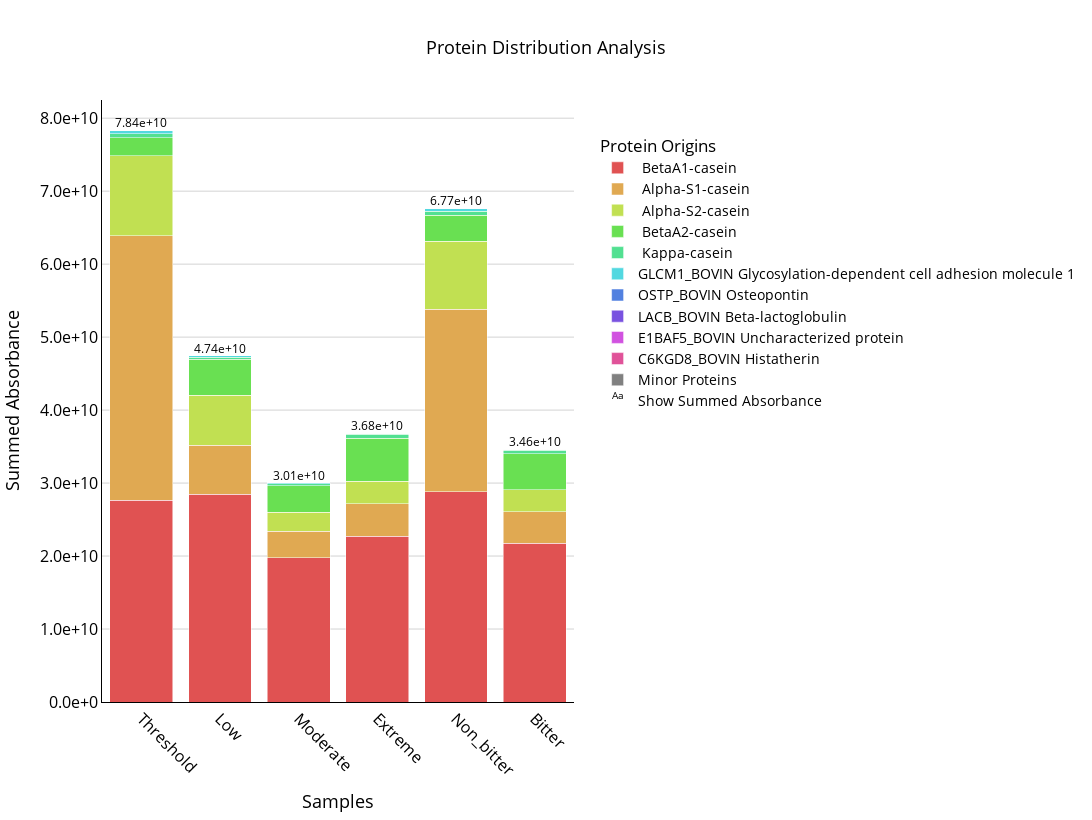
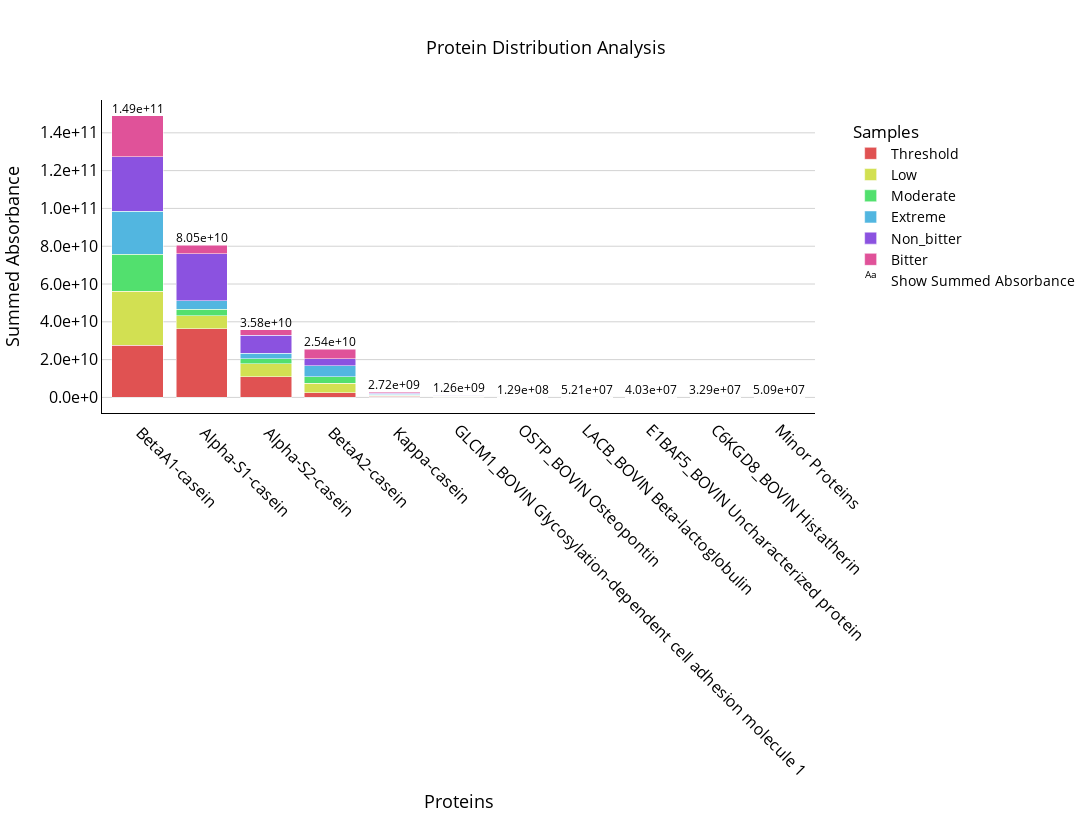
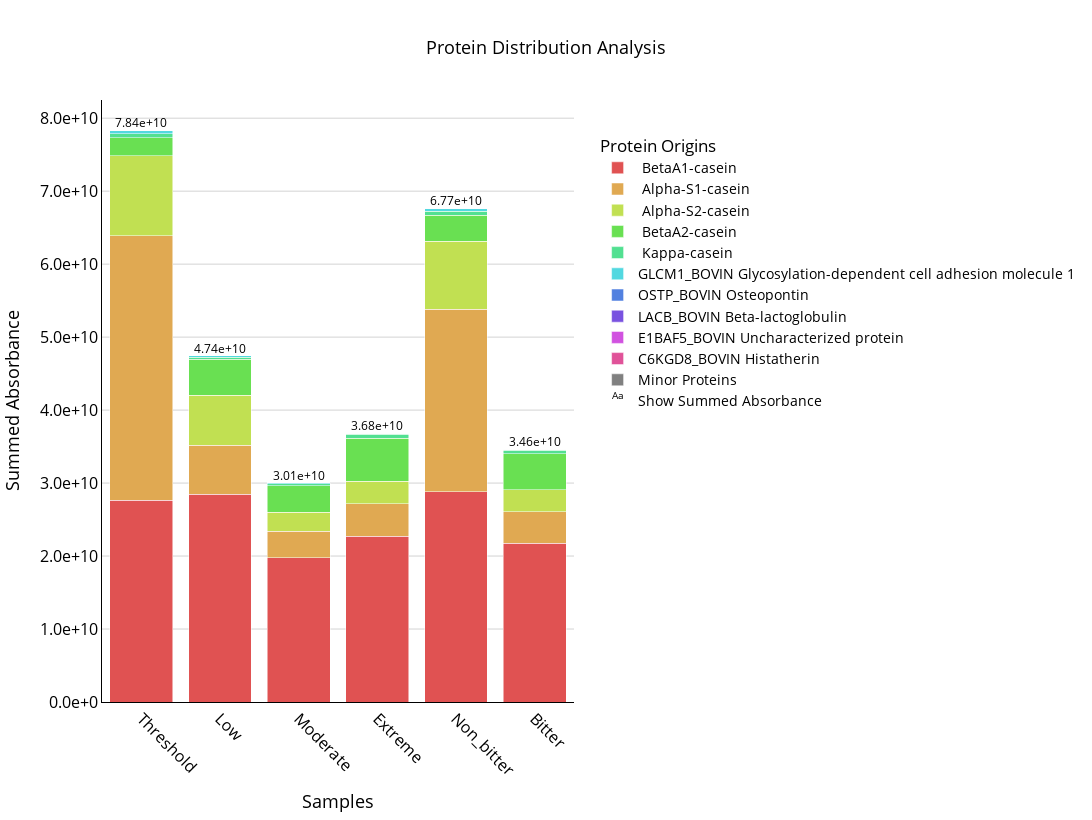

Source (notebook cell) for these figures, in order:
### Code cell
# Initialize the interface
data_transformer = DataTransformation()
data_transformer.setup_data_loading_ui()

# Create protein plotter
protein_plotter = ProteinPlotter(data_transformer)
protein_plotter.display()
